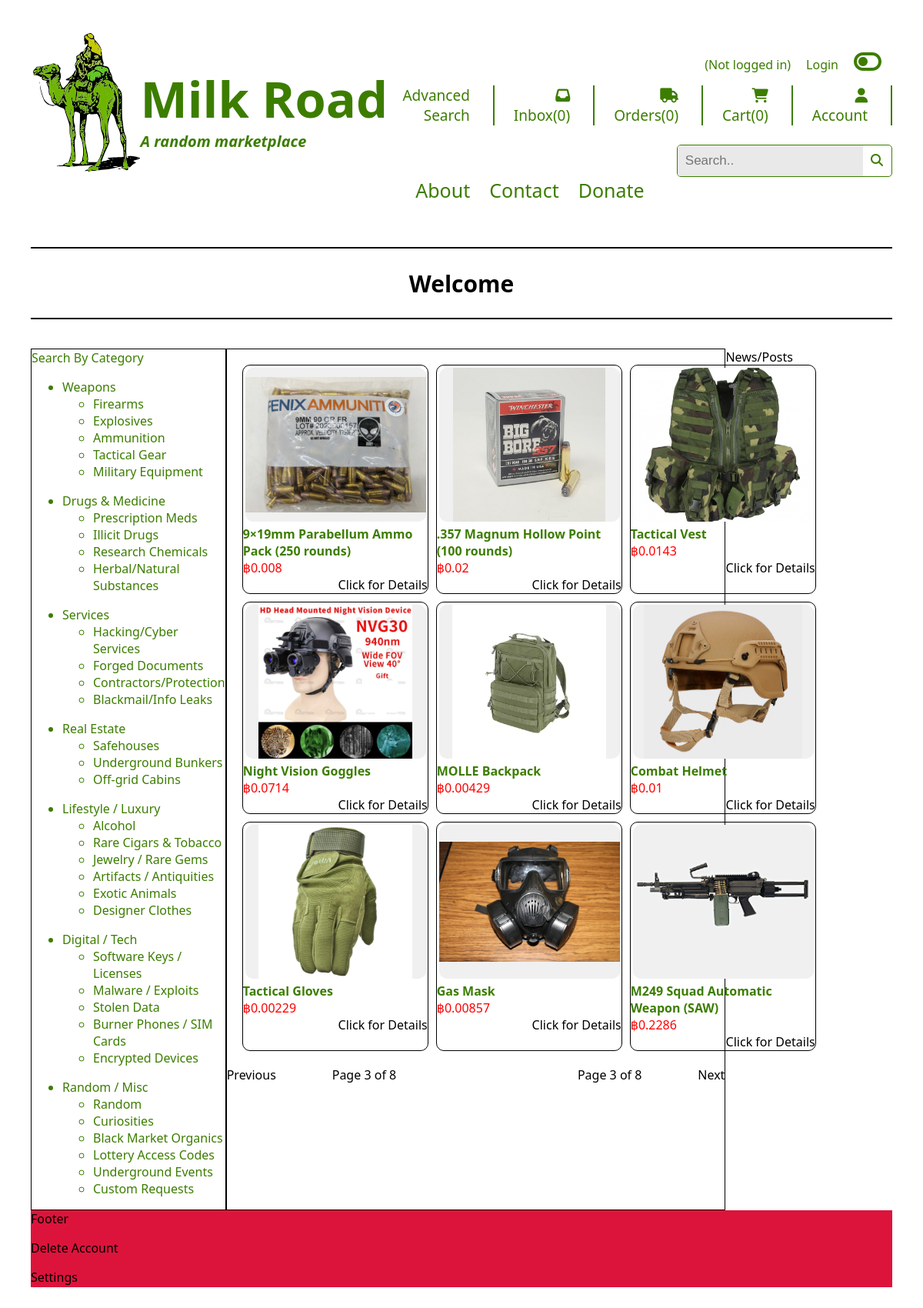
/?page=3, run on the app's committed database.
### tables this page shows
CREATE TABLE Products (
    serialNum INTEGER PRIMARY KEY AUTOINCREMENT,
    name TEXT,
    category TEXT, -- 'weapon', 'drug', 'property', 'service', etc.
    price REAL,
    image BLOB,
    description TEXT
);

### app.py (the view)
@app.route("/")
def index():
    page = request.args.get('page', 1, type=int) # Defining the page a user is on, if user is on page 2, page =2, if no page then default to 1, int makes sure it's a number
    per_page = 9 # limit to 9 items on the page
    offset = (page - 1) * per_page # this is the position where you fetch the products for the NEXT PAGE
    db = get_db()
    total_products = db.execute("""SELECT COUNT(*) FROM Products""").fetchone()[0] # Getting total number of producst in db
    print(total_products)
    products = db.execute(
    """SELECT * FROM Products LIMIT ? OFFSET ?;""", (per_page, offset)).fetchall() # Fetching products using limt and offset
    total_pages = (total_products + per_page - 1) // per_page # Calculated total pages needed
    return render_template("index.html", products=products, page=page, total_pages=total_pages)

### app.py (called while the page is built)
@app.before_request
def show_logged_user():
    g.user =session.get("first_name", None)
    g.funds = session.get('funds', None) # getting funds from session in login with whatever user is on at that time
    g.user_id = session.get('user_id', None)
    print(f'{g.user_id}')

@app.context_processor # This decorator runs whenever a template is rendered*(doesnt matter which one), It will automically be added to every template. You dont need to rewirtie product=product in every route
def inject_cart_count():
    cart = session.get("cart", {}) # getting the 'cart' key from the flask session if it exists
    total_cart_count = sum(cart.values()) # summing all cart values together
    return dict(total_cart_count=total_cart_count)  # returning a dict(total_cart_count with a total count that can be shown in any html template YAYAYAYA)

### database.py (called while the page is built)
def get_db():
    if "db" not in g:
        g.db = sqlite3.connect(DATABASE,
            detect_types=sqlite3.PARSE_DECLTYPES
        )
        g.db.row_factory = sqlite3.Row
    return g.db

### templates/index.html (shortened to what this page needs)
{% extends "base.html" %}
{% block main_content %}
<div id="item_grid">
    {% for product in products %}
    <div id="item_container">
        <a href="{{ url_for('product', serialNum=product['serialNum']) }}">
            <img src="{{ product['image'] }}">
        </a>
        <div id="item_name">
            <a href="{{ url_for('product', serialNum=product['serialNum']) }}">
                <b>{{ product["name"] }}</b>
            </a>
        </div>
    <div id="item_price">฿{{ product["price"] }}</div>
    <div id="item_details">Click for Details</div>
    </div>
    {% endfor %}
</div>
<div class="pagination_container">
    {% if page > 1 %}
        <a href="{{ url_for('index', page=page-1) }}">Previous</a>
        <div id="previous_page_counter" >Page {{ page }} of {{ total_pages }}</div>
    {% endif %}
    {% if page < total_pages %}
        <div>Page {{ page }} of {{ total_pages }}</div>
        <a href="{{ url_for('index', page=page+1) }}">Next</a>
    {% endif %}
</div>
{% endblock %}

### static/styles/styles.css (style rules this page uses)
body { margin: 20px; padding: 20px; font-family:'Segoe UI', Tahoma, Geneva, Verdana, sans-serif; }
a { text-decoration: none; color: inherit; }
img { height: 90%; margin-left: 3px; margin-top: 3px; }
#item_grid { display: grid; grid-template-columns: repeat(3, 1fr); gap: 10px; padding: 20px; }
#item_grid img { width: 235px; height: 200px; object-fit: contain; background-color: #f0f0f0; border-radius: 10px; }
.pagination_container { display: flex; justify-content: space-between; }
#previous_page_counter { margin-right: 90px; }
#item_details { text-align: end; }
#item_name, .categories { color: #3C7D00; }
#item_price { color: red; }
#item_container { border: 1px solid black; border-radius: 10px; width: 15em; }

### static/styles/dark_mode.css (style rules this page uses)
body, .header, .nav, .marquee, .categories, .news, .main, .footer { transition: background-color 1s, color 0.2s, text-shadow 0.2s; }

### data on the page
Products: image (picture), name "9×19mm Parabellum Ammo Pack (250 rounds)", price "0.008"
Products: image (picture), name ".357 Magnum Hollow Point (100 rounds)", price "0.02"
Products: image (picture), name "Tactical Vest", price "0.0143"
Products: image (picture), name "Night Vision Goggles", price "0.0714"
Products: image (picture), name "MOLLE Backpack", price "0.00429"
Products: image (picture), name "Combat Helmet", price "0.01"
Products: image (picture), name "Tactical Gloves", price "0.00229"
Products: image (picture), name "Gas Mask", price "0.00857"
Products: image (picture), name "M249 Squad Automatic Weapon (SAW)", price "0.2286"

### other printed values
{{ page }} "3"
{{ total_pages }} "8"
